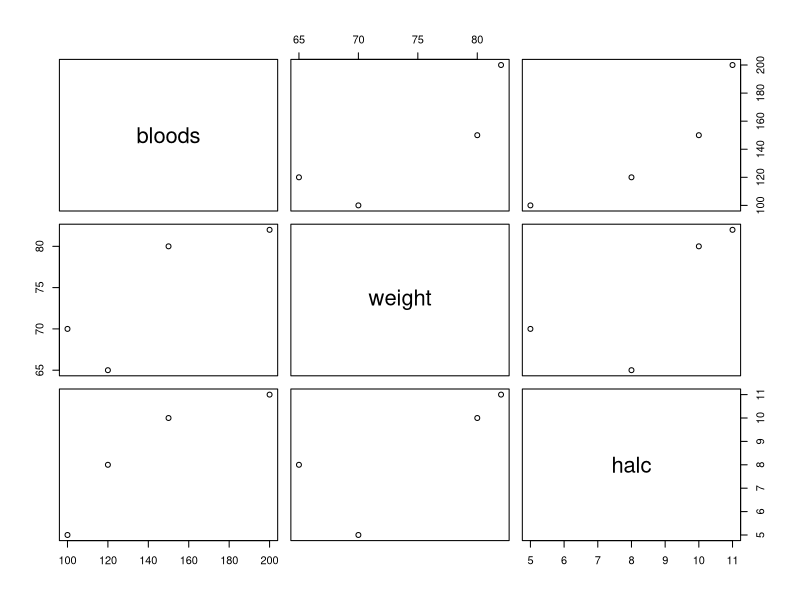

Write R code to recreate this figure.
# 重回帰分析
#halcはヘモグロビンalc
bloods <- c(120,100,150,200)
weight <- c(65,70,80,82)
halc <- c(8,5,10,11)
dmdata <- data.frame(bloods,weight,halc)
dmdata

#相関行列
round(cor(dmdata),4)

#対散布図
pairs(dmdata)

#重回帰分析
(bloods.lm <- lm(bloods~.,data=dmdata))
# -> -86.657 + weight * 1.848 + halc * 10.821
#回帰分析における残差
#回帰分析の際に、推定されたモデルのパラメーターでは説明できない部分。
#観測値から推定値を引いたものとして算出される。


#作製したモデルの評価
summary(bloods.lm)
